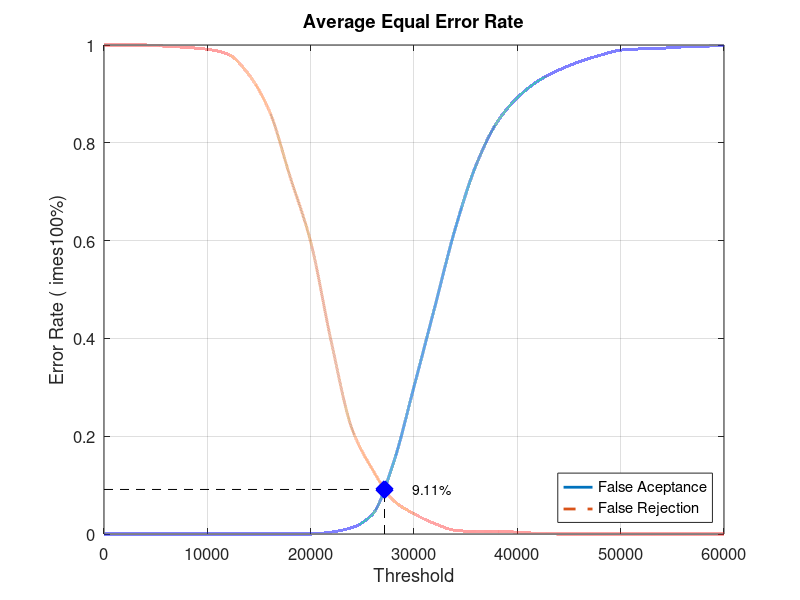
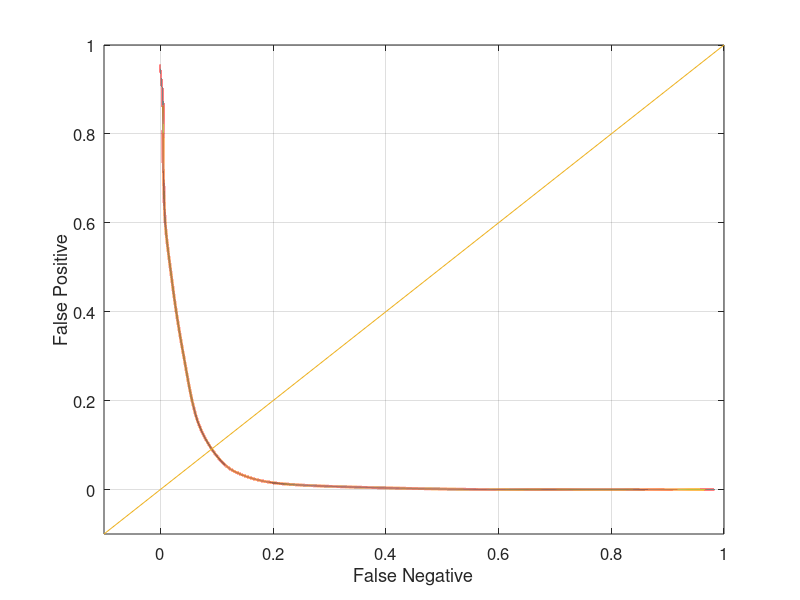

These figures' MATLAB source, in order:
close all;
clear;
clc;
x = 0:2000:60000;
xq = 0:0.5:60000;

y0 = [0 0 0 0 0 0 0 0 0 0 0 0.00394737 0.0131579 0.0407895 0.144737 0.301316 0.463158 0.625 0.753947 0.840789 0.892105 0.926316 0.948684 0.965789 0.978947 0.989474 0.992105 0.993421 0.996053 0.997368 1]
yy0 = interp1(x, y0, xq, 'pchip');
y1 = [1 1 1 0.9975 0.995 0.99125 0.98125 0.94 0.865 0.73125 0.5975 0.3925 0.215 0.13125 0.06875 0.04125 0.02125 0.0075 0.005 0.005 0.00375 0.00125 0 0 0 0 0 0 0 0 0]
yy1 = interp1(x, y1, xq, 'pchip');

% Calculating EER: 
y2 = abs(y0 - y1);
find(y2 == min(y2))
yy2 = abs(yy0 - yy1);
xEER = find(yy2 == min(yy2));
xEERIndex = xq(xEER) % X-axis EER
yEER = yy0(xEER) % Y-axis EER

main = figure
plot(xq, yy0,'-','LineWidth', 2);	hold on
plot(xq, yy1,'--','LineWidth', 2);	hold on
plot([xEERIndex xEERIndex], [0 yEER], 'k--');	hold on
plot([0 xEERIndex], [yEER yEER], 'k--');	hold on
plot(xEERIndex, yEER, 'bx', 'LineWidth', 10);	hold on
text(xEERIndex + 10 * xEERIndex / 100, yEER, [num2str(round((10000 * yEER)) / 100) '%'])
legend('False Aceptance', 'False Rejection', 'Location', 'SouthEast')
xlabel('Threshold')
ylabel('Error Rate (	imes100%)')
title('Average Equal Error Rate')
set(gca, 'FontSize', 12)
axis([0 60000 0 1])
grid on

print(main, 'Experiment4AverageMain', '-dpng');
FNRxFPR = figure('Color', [1 1 1]);
plot(yy1, yy0, '-', yy1, yy0, 'LineWidth', 2);
hold on
y = -0.1:0.1:1
plot(y, y); 
set(gca, 'FontSize', 12)
xlabel('False Negative')
ylabel('False Positive')
axis([-0.1 1 -0.1 1])
set(gca, 'FontSize', 12)
grid on

print(FNRxFPR, 'Experiment4AverageFNRxFPR','-dpng');
